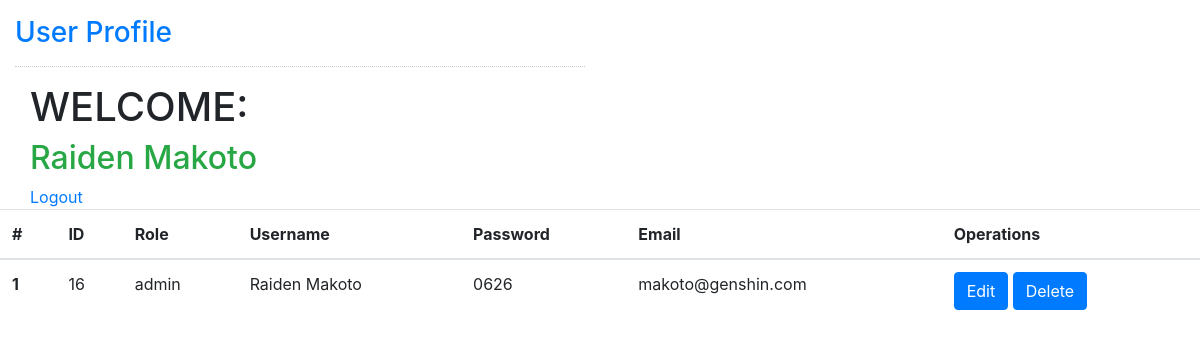
The app's page /FYP/userProfile.php (signed in), older data.
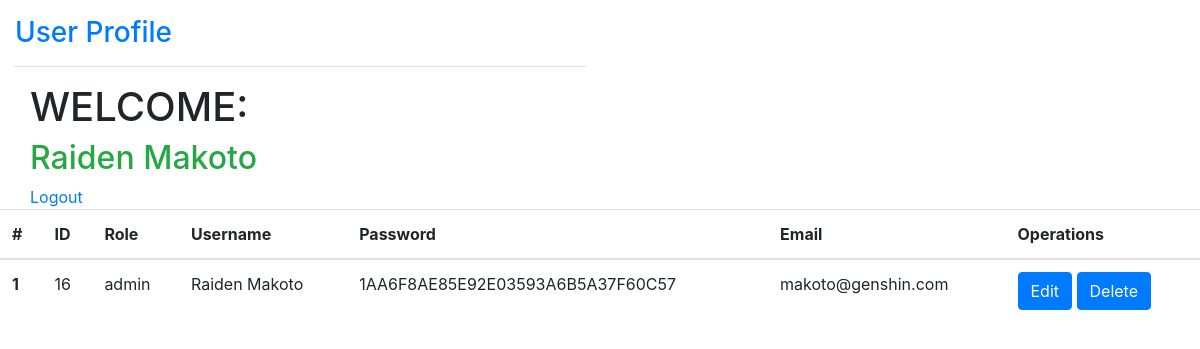
The same page, newer data.
### tables this page shows
CREATE TABLE IF NOT EXISTS `users` (
  `id` int NOT NULL AUTO_INCREMENT,
  `role` enum('member','teacher','committee','admin') NOT NULL,
  `username` varchar(50) NOT NULL,
  `password` varchar(50) NOT NULL,
  `email` varchar(50) NOT NULL,
  PRIMARY KEY (`id`)
);

### FYP/userProfile.php (the view, shortened to what this page needs)
<!DOCTYPE html>
<?php
include ('includes/database.php');
?>
<html lang="en">
	<head>
        <link rel="stylesheet" href="https://cdn.jsdelivr.net/npm/bootstrap@4.6.1/dist/css/bootstrap.min.css">
	</head>
<body>
	<nav class="navbar navbar-default">
	</nav>
	<div class="col-md-6 well">
		<h3 class="text-primary">User Profile</h3>
		<hr style="border-top:1px dotted #ccc;"/>
		<div class="col-md-6">
			<h1>WELCOME:</h1>
			<?php echo "<h2 class='text-success'>".$_SESSION['username']."</h2>"; ?>
			<a href="logout.php">Logout</a>
		</div>
	</div>
    <table class="table">
        <thead>
            <tr>
                <th scope="col">#</th>
                <th scope="col">ID</th>
                <th scope="col">Role</th>
                <th scope="col">Username</th>
                <th scope="col">Password</th>
                <th scope="col">Email</th>
                <th scope="col">Operations</th>
            </tr>
        </thead>
        <tbody>
            <?php
            $id = intval($_SESSION["id"]);
            $sql = "SELECT * FROM users WHERE id='$id'";
            $result = mysqli_query($conn, $sql);
            $counter = 1;
            while($row = mysqli_fetch_assoc($result)) {
            ?>
            <tr>
                <th scope="row"><?php echo $counter++; ?></th>
                <td><?php echo $row["id"]; ?></td>
                <td><?php echo $row["role"]; ?></td>
                <td><?php echo $row["username"] ?></td>
                <td><?php echo $row["password"]; ?></td>
                <td><?php echo $row["email"]; ?></td>
                <td>
                    <a href="editprofile.php?id=<?php echo $row["id"]; ?>" class="btn btn-primary">Edit</a>
                    <a href="deleteProfile.php?id=<?php echo $row["id"]; ?>" class="btn btn-primary">Delete</a>
                </td>
            </tr>
            <?php } ?>
        </tbody>
        </table>
  </body>
</html>
</body>
</html>

Row changes from the older to the newer data that the page shows:
changed users "admin": password "0626" → "1AA6F8AE85E92E03593A6B5A37F60C57"
